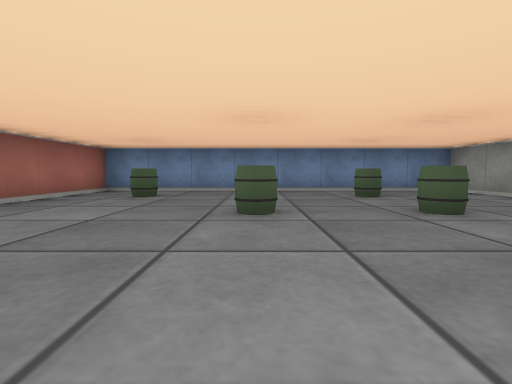
view 1 (above)

16 first-person views from a walk through a cub3D maze. The camera is about half as high as the walls, tilts 4° down and sees 85° across. The floor is counted in squares. Each view is taken from the middle of a square. On the plan, view 1 faces up. The plan holds only what a view shows up to about 9 squares ahead; the rest is blank.

view 2
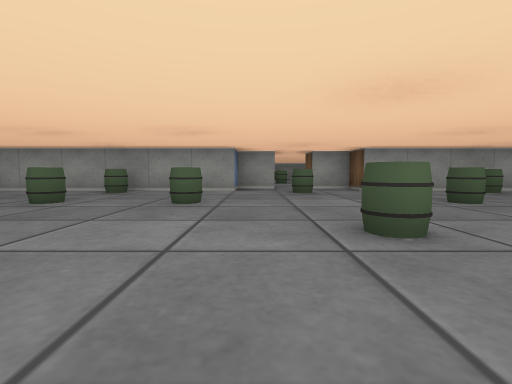

view 3
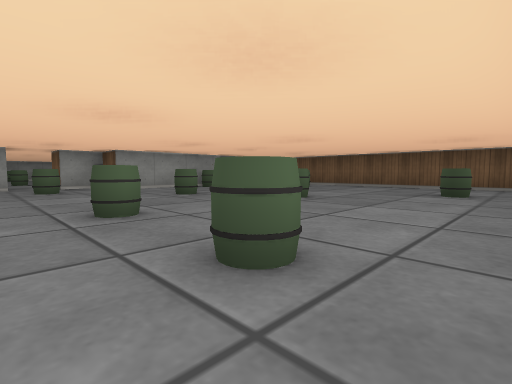

view 4
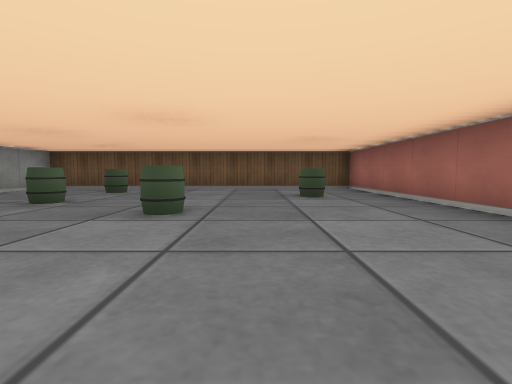

view 5
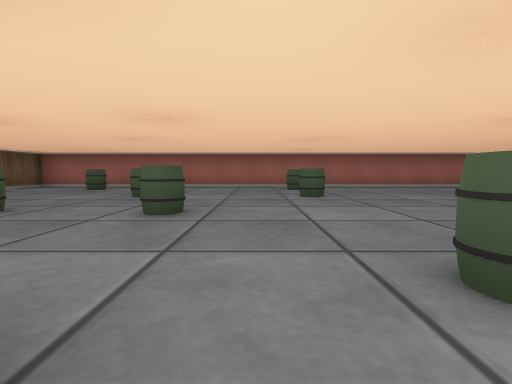

view 6
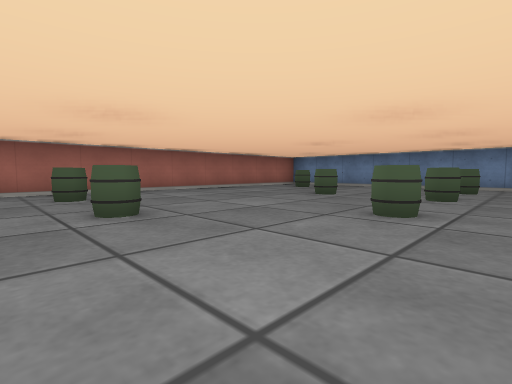

view 7
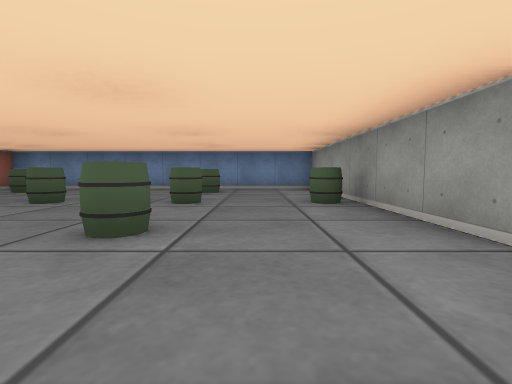

view 8
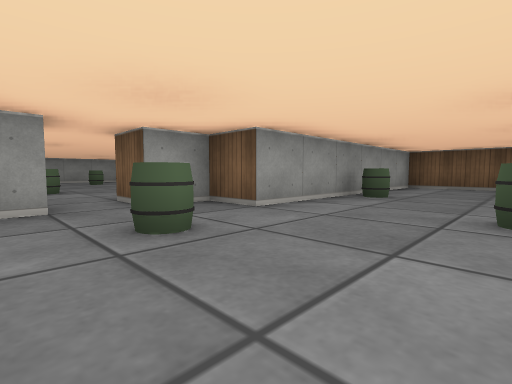

view 9
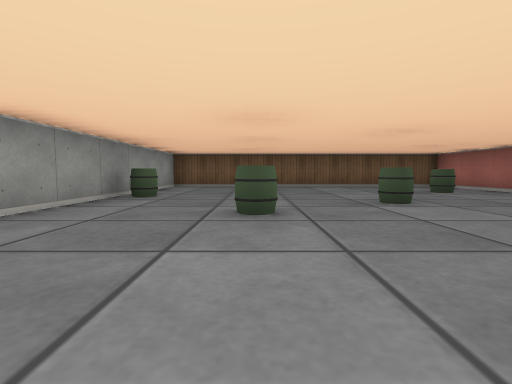

view 10
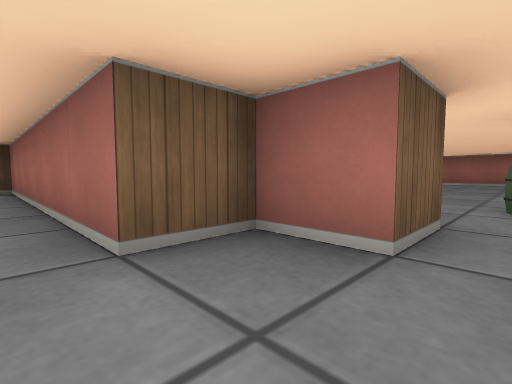

view 11
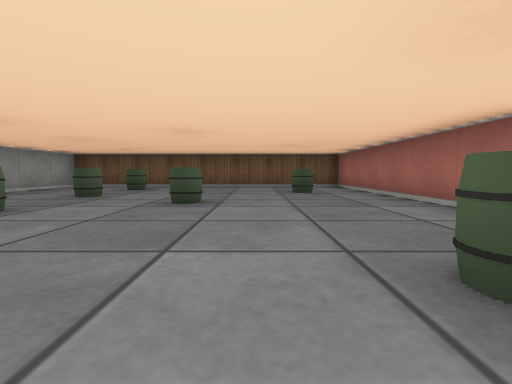

view 12
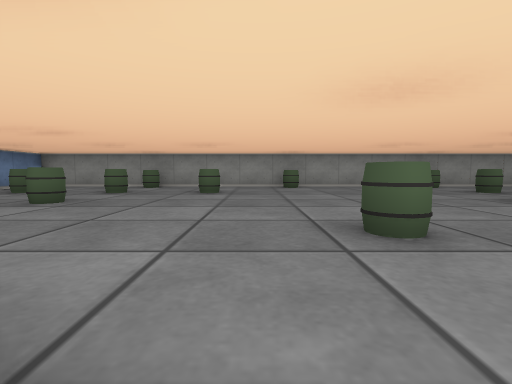

view 13
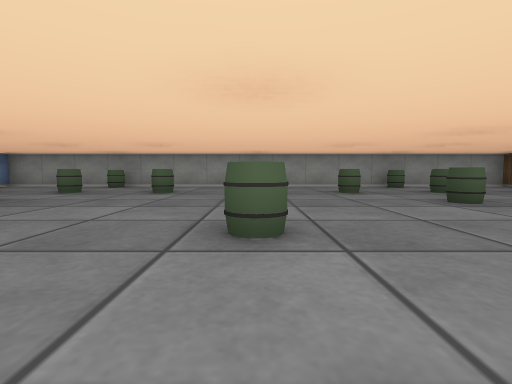

view 14
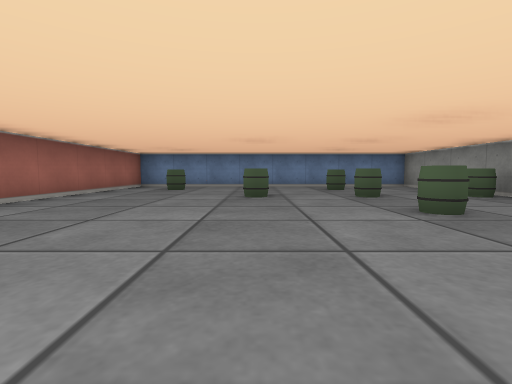

view 15
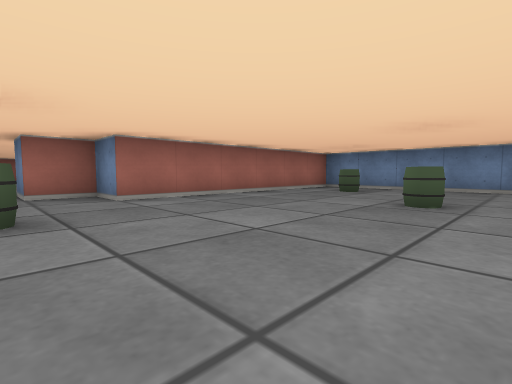

view 16
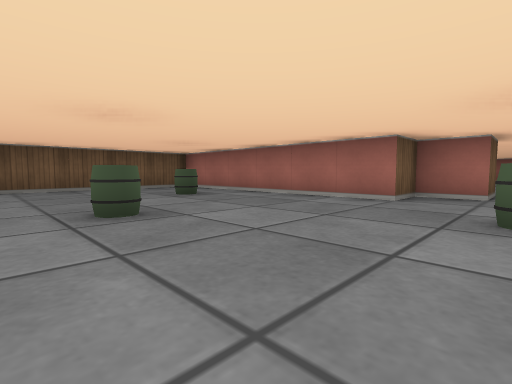

### Floor plan
Points are (right, up) in squares from view 1. A wall is a line through its corners. A room is listed if a view was taken in it or the views show most of it. See-through windows are left out.
Room 1 (views 1, 2, 3, 4, 5, 6, 7, 8, 9)
walls: (5.5, -0.5) (5.5, 0.5) (4.5, 0.5) (4.5, 6.5) (-3.5, 6.5) (-3.5, -8.5) (4.5, -8.5) (4.5, -2.5) (5.5, -2.5) (5.5, -1.5)
ways out: opening at (6, -1) to room 2
objects: barrel (-2, -6); barrel (-2, -1); barrel (-2, 5); barrel (0, -4); barrel (0, -1); barrel (0, 3); barrel (2, -7); barrel (2, -5); barrel (2, -3); barrel (2, 1); barrel (2, 3); barrel (2, 5); barrel (4, -5); barrel (4, -1); barrel (4, 3)
Room 2 (views 10, 11, 12, 13, 14, 15, 16)
walls: (5.5, -1.5) (6.5, -1.5) (6.5, -2.5) (7.5, -2.5) (7.5, -8.5) (15.5, -8.5) (15.5, 6.5) (7.5, 6.5) (7.5, 0.5) (6.5, 0.5) (6.5, -0.5) (5.5, -0.5)
ways out: opening at (6, -1) to room 1
objects: barrel (9, -6); barrel (9, -1); barrel (9, 5); barrel (11, -4); barrel (11, 3); barrel (13, -7); barrel (13, -5); barrel (13, -3); barrel (13, 1); barrel (13, 3); barrel (13, 5); barrel (15, -5); barrel (15, -1); barrel (15, 3)

Where each view was taken, in squares from view 1:
view 1: 0 up, 0 right, facing up
view 2: 0 up, 2 left, facing right
view 3: 0 up, 3 left, facing down-right
view 4: 1 down, 1 left, facing down
view 5: 2 down, 5 right, facing left
view 6: 2 down, 3 right, facing up-left
view 7: 1 down, 3 right, facing up
view 8: 0 up, 2 right, facing down-right
view 9: 0 up, 2 right, facing down
view 10: 1 down, 8 right, facing down-left
view 11: 0 up, 10 right, facing down
view 12: 0 up, 7 right, facing right
view 13: 1 down, 7 right, facing right
view 14: 2 down, 11 right, facing up
view 15: 1 down, 12 right, facing up-left
view 16: 1 down, 12 right, facing down-left
